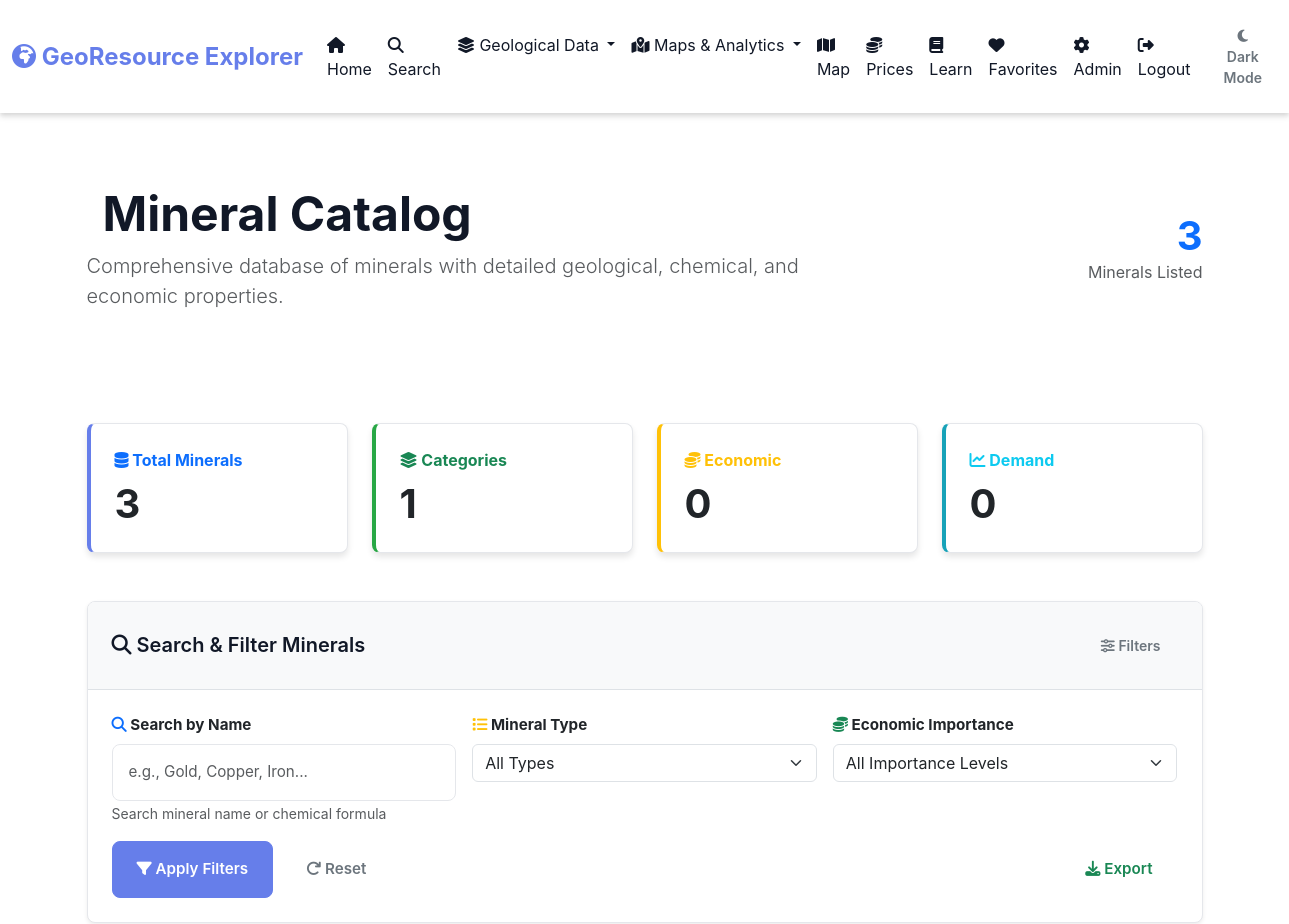
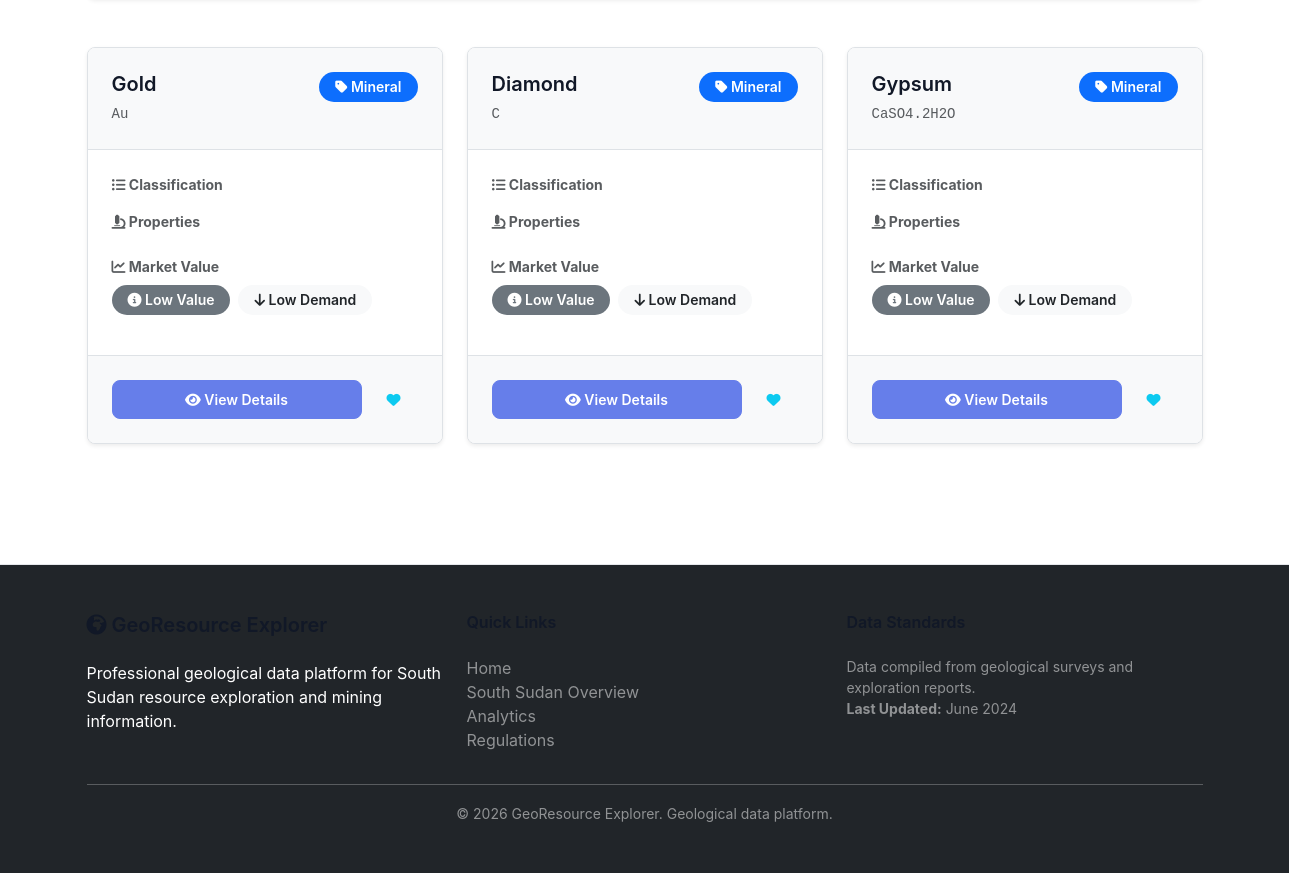
Screenshot of /minerals (signed in) with the database file from the repository (2 pictures, top to bottom).
### tables this page shows
CREATE TABLE minerals (
                  id INTEGER PRIMARY KEY AUTOINCREMENT,
                  user_id INTEGER,
                  name TEXT NOT NULL,
                  formula TEXT,
                  properties TEXT,
                  uses TEXT,
                  economic TEXT,
                  countries TEXT,
                  image TEXT,
                  FOREIGN KEY(user_id) REFERENCES users(id)
                  );

### app/minerals.py (the view)
    @app.route("/minerals")
    @login_required
    def minerals():
        db = get_db()
        page = int(request.args.get('page', 1))
        q = request.args.get('q')
        group = request.args.get('group')
        params = []
        where = []
        if q:
            where.append('name LIKE ?')
            params.append('%'+q+'%')
        if group:
            where.append('properties LIKE ?')
            params.append('%'+group+'%')
        where_sql = ('WHERE ' + ' AND '.join(where)) if where else ''
        total = db.execute(f'SELECT COUNT(*) as cnt FROM minerals {where_sql}', params).fetchone()['cnt']
        offset = (page - 1) * PER_PAGE
        rows = db.execute(f'SELECT * FROM minerals {where_sql} LIMIT ? OFFSET ?', params + [PER_PAGE, offset]).fetchall()
        pages = (total + PER_PAGE - 1) // PER_PAGE
        return render_template("minerals.html", minerals=rows, page=page, pages=pages)

### templates/minerals.html (shortened to what this page needs)
{% extends "layout.html" %}
{% block content %}
<div class="bg-gradient py-5 mb-5">
    <div class="container">
        <div class="row align-items-center">
            <div class="col-md-8">
                <h1 class="display-5 fw-bold mb-2">
                    Mineral Catalog
                </h1>
                <p class="lead text-muted">Comprehensive database of minerals with detailed geological, chemical, and economic properties.</p>
            </div>
            <div class="col-md-4 text-end">
                <div class="display-6 fw-bold text-primary">{{ minerals|length }}</div>
                <p class="text-muted">Minerals Listed</p>
            </div>
        </div>
    </div>
</div>
<div class="container">
    <div class="row g-4 mb-5">
        <div class="col-md-3">
            <div class="card border-left-primary h-100">
                <div class="card-body">
                    <div class="text-primary fw-bold mb-2">
                        <i class="fas fa-database"></i> Total Minerals
                    </div>
                    <div class="display-6 fw-bold">{{ minerals|length }}</div>
                </div>
            </div>
        </div>
        <div class="col-md-3">
            <div class="card border-left-success h-100">
                <div class="card-body">
                    <div class="text-success fw-bold mb-2">
                        <i class="fas fa-layer-group"></i> Categories
                    </div>
                    <div class="display-6 fw-bold">
                        {% set categories = minerals|map(attribute='mineral_type')|unique|list %}
                        {{ categories|length }}
                    </div>
                </div>
            </div>
        </div>
        <div class="col-md-3">
            <div class="card border-left-warning h-100">
                <div class="card-body">
                    <div class="text-warning fw-bold mb-2">
                        <i class="fas fa-coins"></i> Economic
                    </div>
                    <div class="display-6 fw-bold">
                        {% set economic = minerals|selectattr('economic_importance', 'equalto', 'High')|list|length %}
                        {{ economic }}
                    </div>
                </div>
            </div>
        </div>
        <div class="col-md-3">
            <div class="card border-left-info h-100">
                <div class="card-body">
                    <div class="text-info fw-bold mb-2">
                        <i class="fas fa-chart-line"></i> Demand
                    </div>
                    <div class="display-6 fw-bold">
                        {% set high_demand = minerals|selectattr('market_demand', 'equalto', 'High')|list|length %}
                        {{ high_demand }}
                    </div>
                </div>
            </div>
        </div>
    </div>
    <div class="card shadow-sm mb-5">
        <div class="card-header bg-light border-bottom">
            <div class="row align-items-center">
                <div class="col">
                    <h5 class="mb-0">
                        <i class="fas fa-search"></i> Search & Filter Minerals
                    </h5>
                </div>
                <div class="col-auto">
                    <button class="btn btn-sm btn-outline-secondary" type="button" data-bs-toggle="collapse" data-bs-target="#filterSection">
                        <i class="fas fa-sliders-h"></i> Filters
                    </button>
                </div>
            </div>
        </div>
        <div class="collapse show" id="filterSection">
            <div class="card-body">
                <form method="get" action="{{ url_for('minerals') }}" class="needs-validation">
                    <div class="row g-3 mb-3">
                        <div class="col-md-4">
                            <label class="form-label fw-bold">
                                <i class="fas fa-search text-primary"></i> Search by Name
                            </label>
                            <input type="text" name="q" class="form-control" placeholder="e.g., Gold, Copper, Iron..." value="{{ request.args.get('q', '') }}">
                            <small class="text-muted">Search mineral name or chemical formula</small>
                        </div>
                        <div class="col-md-4">
                            <label class="form-label fw-bold">
                                <i class="fas fa-list text-warning"></i> Mineral Type
                            </label>
                            <select name="type" class="form-select">
                                <option value="">All Types</option>
                                {% set types = minerals|map(attribute='mineral_type')|unique|sort %}
                            </select>
                        </div>
                        <div class="col-md-4">
                            <label class="form-label fw-bold">
                                <i class="fas fa-coins text-success"></i> Economic Importance
                            </label>
                            <select name="economic" class="form-select">
                                <option value="">All Importance Levels</option>
                            </select>
                        </div>
                    </div>
                    <div class="row g-2">
                        <div class="col-auto">
                            <button type="submit" class="btn btn-primary">
                                <i class="fas fa-filter"></i> Apply Filters
                            </button>
                        </div>
                        <div class="col-auto">
                            <a href="{{ url_for('minerals') }}" class="btn btn-outline-secondary">
                                <i class="fas fa-redo"></i> Reset
                            </a>
                        </div>
                        <div class="col-auto ms-auto">
                            <button type="button" class="btn btn-outline-success" onclick="exportMineralsCSV()">
                                <i class="fas fa-download"></i> Export
                            </button>
                        </div>
                    </div>
                </form>
            </div>
        </div>
    </div>
    {% if minerals %}
    <div class="row g-4 mb-5">
        {% for mineral in minerals %}
        <div class="col-lg-4 col-md-6">
            <div class="card h-100 mineral-card shadow-sm hover-lift">
                <div class="card-header bg-light border-bottom">
                    <div class="d-flex justify-content-between align-items-start">
                        <div>
                            <h5 class="card-title mb-1">{{ mineral.name }}</h5>
                            <code class="text-muted small">{{ mineral.formula }}</code>
                        </div>
                        <span class="badge bg-primary">
                            <i class="fas fa-tag"></i> Mineral
                        </span>
                    </div>
                </div>
                <div class="card-body">
                    <div class="mb-3">
                        <small class="text-muted fw-bold d-block mb-1">
                            <i class="fas fa-list-ul"></i> Classification
                        </small>
                    </div>
                    <div class="mb-3">
                        <small class="text-muted fw-bold d-block mb-2">
                            <i class="fas fa-microscope"></i> Properties
                        </small>
                    </div>
                    <div class="mb-3">
                        <small class="text-muted fw-bold d-block mb-2">
                            <i class="fas fa-chart-line"></i> Market Value
                        </small>
                        <div class="d-flex gap-2">
                            <span class="badge bg-{% if mineral.economic_importance == 'High' %}danger{% elif mineral.economic_importance == 'Medium' %}warning{% else %}secondary{% endif %}">
                                {% if mineral.economic_importance == 'High' %}
                                    <i class="fas fa-star"></i> High Value
                                {% elif mineral.economic_importance == 'Medium' %}
                                    <i class="fas fa-star-half-alt"></i> Medium Value
                                {% else %}
                                    <i class="fas fa-info-circle"></i> Low Value
                                {% endif %}
                            </span>
                            <span class="badge bg-{% if mineral.market_demand == 'High' %}info{% elif mineral.market_demand == 'Medium' %}secondary{% else %}light text-dark{% endif %}">
                                {% if mineral.market_demand == 'High' %}
                                    <i class="fas fa-arrow-up"></i> High Demand
                                {% elif mineral.market_demand == 'Medium' %}
                                    <i class="fas fa-minus"></i> Moderate Demand
                                {% else %}
                                    <i class="fas fa-arrow-down"></i> Low Demand
                                {% endif %}
                            </span>
                        </div>
                    </div>
                </div>
                <div class="card-footer bg-light border-top">
                    <div class="d-flex gap-2">
                        <a href="{{ url_for('mineral', id=mineral.id) }}" class="btn btn-primary btn-sm flex-grow-1">
                            <i class="fas fa-eye"></i> View Details
                        </a>
                        <button class="btn btn-outline-info btn-sm" onclick="addFavorite({{ mineral.id }}, '{{ mineral.name }}')">
                            <i class="fas fa-heart"></i>
                        </button>
                    </div>
                </div>
            </div>
        </div>
        {% endfor %}
    </div>
    {% else %}
    <div class="alert alert-info text-center py-5" role="alert">
        <i class="fas fa-search fa-3x text-info mb-3"></i>
        <h5 class="mt-3">No Minerals Found</h5>
        <p class="mb-0">Try adjusting your search filters or browse all minerals.</p>
    </div>
    {% endif %}
</div>
{% endblock %}

### rows the page displays
minerals: name "Gold", formula "Au"
minerals: name "Diamond", formula "C"
minerals: name "Gypsum", formula "CaSO4.2H2O"

### other values shown
{{ minerals|length }} "3"
{{ categories|length }} "1"
{{ economic }} "0"
{{ high_demand }} "0"
